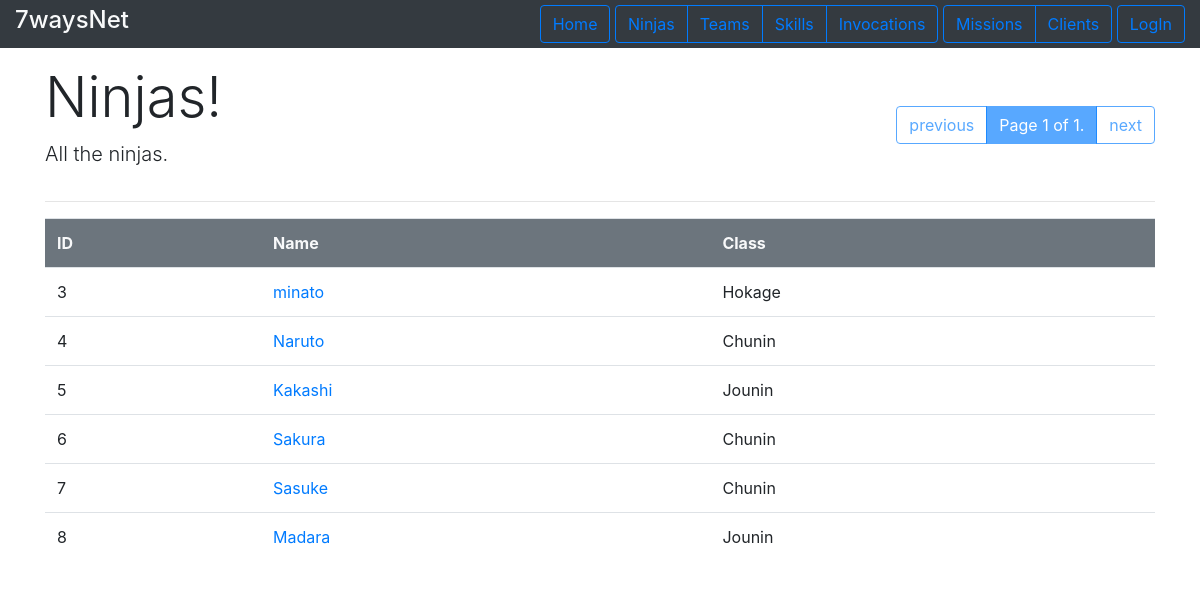
/ninjas/allNinjas/, run on an earlier commit of the app's database.
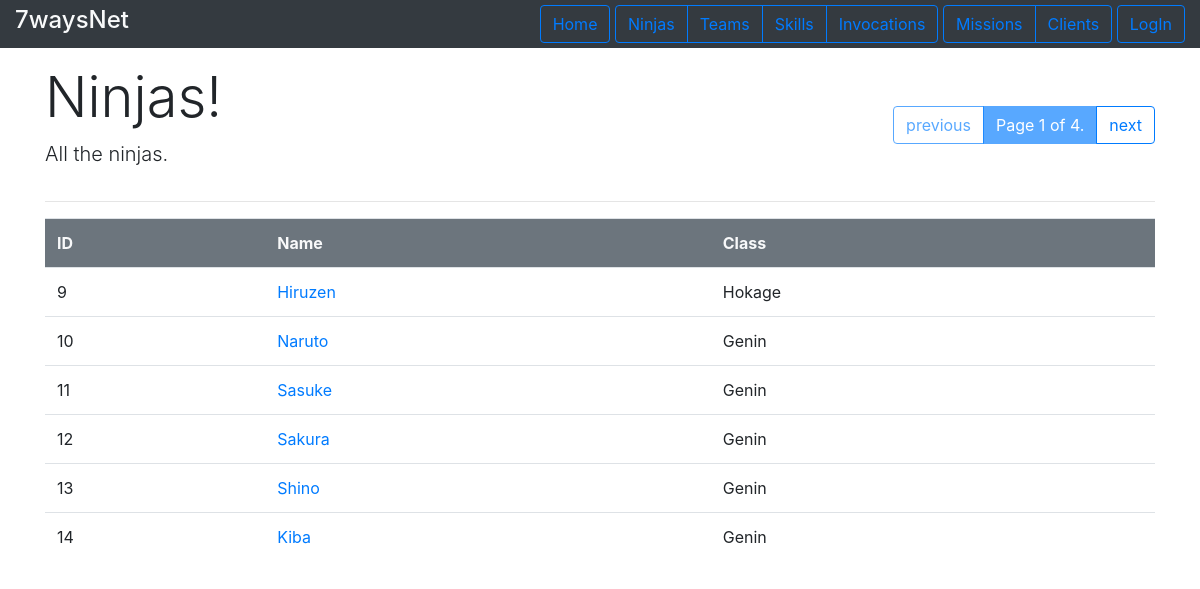
And on a later commit of the database.
### ninjas/models.py (models this page shows, shortened)
class Ninja(models.Model):
    name = models.CharField(max_length=200)
    nick_name = models.CharField(max_length=50,null=True,blank=True)
    age = models.IntegerField()
    clan = models.CharField(max_length=200)
    birth_date = models.DateTimeField('birth')
    gender = models.CharField(max_length=10)
    max_chakra = models.IntegerField(default=100,null=True,blank=True)
    is_medic = models.BooleanField(default=False)
    skills = models.ManyToManyField(Skill, blank=True)
    user = models.OneToOneField(User,on_delete=models.CASCADE)
    invocations = models.ManyToManyField(Invocation, blank=True)
    team = models.ForeignKey(Team, on_delete=models.CASCADE, default=None, null=True, blank=True)
    def specific_type(self):
        types = [GeninNinja,ChuninNinja,JouninNinja,HokageNinja]
        specific_ninja = self
        for type in types:
            try:
                specific_ninja=type.objects.get(pk=self.pk)
                break
            except: pass
        return specific_ninja

### ninjas/views.py (the view)
# urls.py: path('allNinjas/', views.ShowAllNinjasView.as_view(), name='show_all_ninjas'),
class ShowAllNinjasView(generic.ListView):
    template_name = 'ninjas/show_all_ninjas.html'
    context_object_name = 'all_ninjas_list'
    paginate_by=6
    def get_queryset(self):
        return Ninja.objects.all()

### ninjas/models.py (called while the page is built)
    def class_name(self):
        return "Genin"

    def class_name(self):
        return "Chunin"

    def class_name(self):
        return "Jounin"

    def class_name(self):
        return "Hokage"

### ninjas/templates/ninjas/show_all_ninjas.html (shortened to what this page needs)
{%extends 'base_list.html'%}
{% block listheader %}
    <div>
        <h1 class="display-4"> Ninjas! </h1>
        <p class="lead"> All the ninjas.</p>
    </div>
{% endblock %}
{%  block content %}
{% if all_ninjas_list %}
    <table class="table">
        <tr class="bg-secondary text-light ">
            <th>ID</th><th>Name</th><th>Class</th>
        </tr>
        {% for ninja in all_ninjas_list %}
            <tr>
                <td> {{ninja.id}}</td>
                <td><a href="{% url 'ninjas:profile' ninja.pk %}"> {{ninja.name}}</a></td>
                <td>{{ ninja.specific_type.class_name }} </td>
            </tr>
        {% endfor %}
    </table>
{% else %}
    <p>No ninjas in database.</p>
{% endif %}
{% endblock%}

### templates/base_list.html
{% extends 'base.html' %}
{% block header %}
<div class="page-header">
    {% block listheader%}
    {% endblock %}
    <div class="pagination">
        <span class="step-links">
            <div class="btn-group">
            {% if page_obj.has_previous %}
                <a class="btn btn-outline-primary" href="?page={{ page_obj.previous_page_number }}">previous</a>
            {% else %}
                <a class="btn btn-outline-primary disabled" >previous</a>
            {% endif %}
            <span class="current btn btn-primary disabled">
                Page {{ page_obj.number }} of {{ page_obj.paginator.num_pages }}.
            </span>
            {% if page_obj.has_next %}
                <a class="btn btn-outline-primary" href="?page={{ page_obj.next_page_number }}">next</a>
            {% else %}
                <a class="btn btn-outline-primary disabled" >next</a>
            {% endif %}
            </div>
        </span>
    </div>
</div>
{% endblock %}

### templates/base.html (shortened to what this page needs)
<!DOCTYPE html>
<html lang="en">
<head>
    {% load static %}
    <link rel="stylesheet" type="text/css" href="{% static 'bootstrap.min.css' %}">
    <link rel="stylesheet" type="text/css" href="{% static 'mystyle.css' %}" >
</head>
<body>
    <div >
    <div class="bg-dark">
        <div class="container-fluid">
            <div class="myflex">
                <div class=" text-light"><h4>7waysNet</h4></div>
                <div class="">
                        <a class="btn btn-outline-primary" href="{% url 'index' %}">Home</a>
                        <div class="btn-group">
                            <a class="btn btn-outline-primary" href="{% url 'ninjas:all' %}">Ninjas</a>
                            <a class="btn btn-outline-primary" href="{% url 'ninjas:show_all_teams' %}">Teams</a>
                            <a class="btn btn-outline-primary" href="{% url 'skills:show_all_skills' %}">Skills</a>
                            <a class="btn btn-outline-primary" href="{% url 'invocations:show_all_invocations' %}">Invocations</a>
                        </div>
                        <div class="btn-group">
                            <a class="btn btn-outline-primary" href="{% url 'missions:show_all_missions' %}">Missions</a>
                            <a class="btn btn-outline-primary" href="{% url 'missions:show_all_clients' %}">Clients</a>
                        </div>
                        <div class="btn-group">
                        {% if user.is_authenticated %}
                            {% if user.ninja %}
                                <a class="btn btn-outline-primary" href="{% url 'ninjas:profile' user.ninja.pk %}">{{user.username}}</a>
                            {% elif user.client%}
                                <a class="btn btn-outline-primary" href="{% url 'missions:profile' user.client.pk %}">{{user.username}}</a>
                            {% else %}
                            <a class="btn btn-outline-primary" href="/admin/">{{user.username}}</a>
                            {% endif %}
                            <a class="btn btn-outline-danger" href="{% url 'logout' %}">LogOut</a>
                        {% else %}
                             <a class="btn btn-outline-primary" href="{% url 'login'%}">LogIn</a>
                        {% endif %}
                        </div>
                </div>
            </div>
        </div>
    </div>
    </div>
    <div class="container">
    {% block header %}
    {% endblock %}
    <hr>
    </div>
    <div class="container">
        {% block content %}{% endblock %}
    </div>
</body>
</html>

### static/mystyle.css (style rules this page uses)
.myflex { display: flex; justify-content: space-between; padding-top: 5px; padding-bottom: 5px; align-items: baseline; flex-wrap: wrap; }
.page-header { display: flex; flex-flow: row wrap; justify-content: space-between; align-items: center; }

What changed in the data, as far as the page shows it:
removed Ninja: id "3", name "minato", specific_type.class_name "Hokage"
removed Ninja: id "4", name "Naruto", specific_type.class_name "Chunin"
removed Ninja: id "5", name "Kakashi", specific_type.class_name "Jounin"
removed Ninja: id "6", name "Sakura", specific_type.class_name "Chunin"
removed Ninja: id "7", name "Sasuke", specific_type.class_name "Chunin"
removed Ninja: id "8", name "Madara", specific_type.class_name "Jounin"
added Ninja: id "9", name "Hiruzen", specific_type.class_name "Hokage"
added Ninja: id "10", name "Naruto", specific_type.class_name "Genin"
added Ninja: id "11", name "Sasuke", specific_type.class_name "Genin"
added Ninja: id "12", name "Sakura", specific_type.class_name "Genin"
added Ninja: id "13", name "Shino", specific_type.class_name "Genin"
added Ninja: id "14", name "Kiba", specific_type.class_name "Genin"
Also different on the page:
{{ page_obj.paginator.num_pages }}: "1" → "4"
